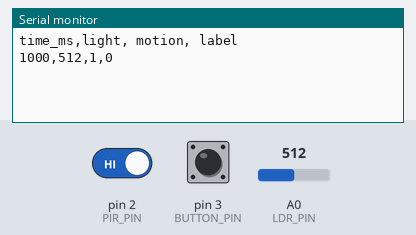
The sketch below on a simulated Arduino Uno, built with avr-gcc and run on an emulated ATmega328P. Shown: the last lines printed to the serial monitor. The inputs (shaded band) are chosen by the test bench; at power-on: A0 (LDR_PIN) = 512, pin 2 (PIR_PIN) HIGH, pin 3 (BUTTON_PIN) HIGH.

Above: at 1.7 s.
1.8 s: A0 (LDR_PIN) set to 716
At 2.4 s:
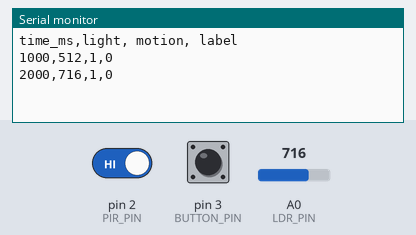
3.3 s: pin 2 (PIR_PIN) driven LOW
At 4.6 s:
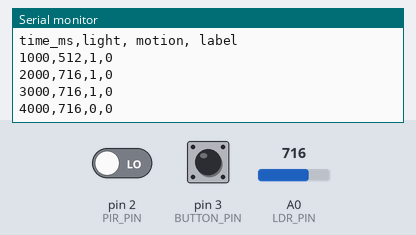
4.8 s: pin 3 (BUTTON_PIN) pulled LOW for 1.25 s
At 5.8 s:
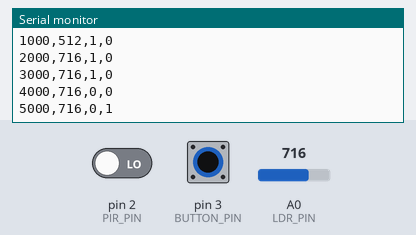
7.5 s: A0 (LDR_PIN) set to 900
At 8.8 s:
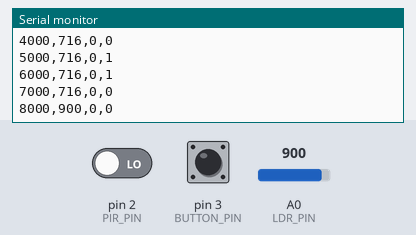
9.0 s: pin 2 (PIR_PIN) driven HIGH
At 9.8 s:
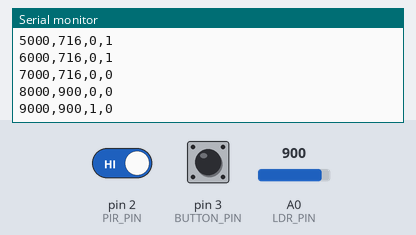
10.5 s: pin 3 (BUTTON_PIN) pulled LOW for 1.25 s
At 11.6 s:
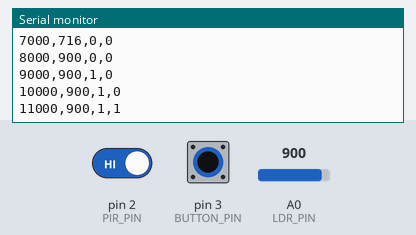
Timing chart, 0 to 13.5 s (numbered marks = the images above; inputs shaded):
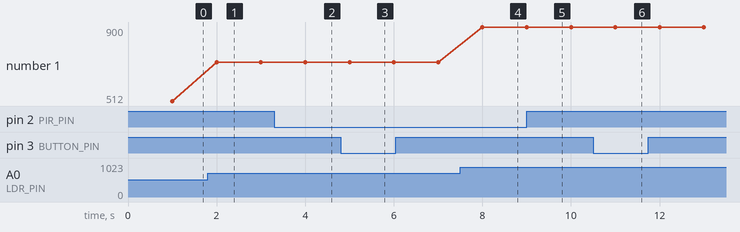

Measured:
- after the input at 1.8 s, the serial monitor: prints a new line after 0.20 s (image 1)
- after the input at 3.3 s, the serial monitor: prints a new line after 0.70 s (image 2)
- after the input at 4.8 s, the serial monitor: prints a new line after 0.20 s (image 3)
- after the input at 7.5 s, the serial monitor: prints a new line after 0.50 s (image 4)
- after the input at 9.0 s, the serial monitor: prints a new line at once (image 5)
- after the input at 10.5 s, the serial monitor: prints a new line after 0.50 s (image 6)
- plotted number 1: 512 → 716 after the input at 1.8 s, 716 → 900 after the input at 7.5 s

The sketch:

ML_Room_Occupancy.ino
```cpp
// occupancy_logger.ino
// Sends CSV lines over Serial: millis,light, motion, label
// Pinout: LDR -> A0 (with 10k to GND), PIR -> D2, Button -> D3 (pullup)

const int LDR_PIN = A0;
const int PIR_PIN = 2;
const int BUTTON_PIN = 3;

const unsigned long INTERVAL_MS = 1000; // send every 1 second
unsigned long lastMillis = 0;

void setup() {
  Serial.begin(9600);
  pinMode(PIR_PIN, INPUT);
  pinMode(BUTTON_PIN, INPUT_PULLUP); // button to GND when pressed
  // Print CSV header once
  delay(500);
  Serial.println("time_ms,light, motion, label");
}

void loop() {
  unsigned long now = millis();
  if (now - lastMillis >= INTERVAL_MS) {
    lastMillis = now;

    int lightRaw = analogRead(LDR_PIN); // 0-1023
    int motion = digitalRead(PIR_PIN);  // 0 or 1
    int buttonState = digitalRead(BUTTON_PIN); // HIGH (not pressed) or LOW (pressed)
    int label = (buttonState == LOW) ? 1 : 0; // press button while present to label occupied

    // Print CSV line (no spaces)
    Serial.print(now);
    Serial.print(',');
    Serial.print(lightRaw);
    Serial.print(',');
    Serial.print(motion);
    Serial.print(',');
    Serial.println(label);
  }
}
```
